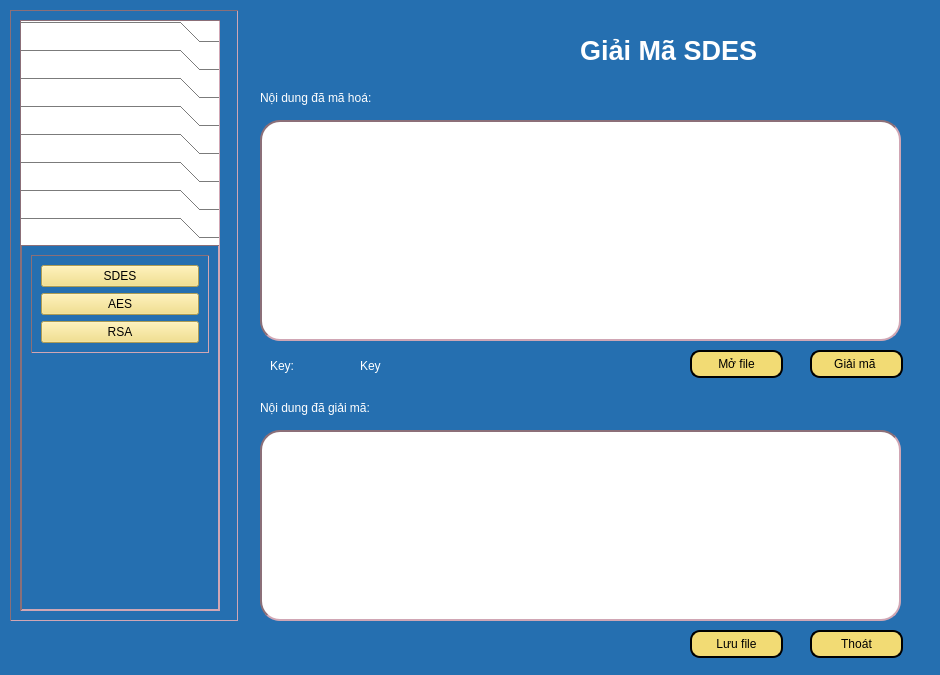
<?xml version="1.0" encoding="UTF-8"?>
<ui version="4.0">
 <class>Dialog</class>
 <widget class="QDialog" name="Dialog">
  <property name="geometry">
   <rect>
    <x>0</x>
    <y>0</y>
    <width>940</width>
    <height>675</height>
   </rect>
  </property>
  <property name="windowTitle">
   <string>Dialog</string>
  </property>
  <property name="styleSheet">
   <string notr="true">background-color:rgb(37, 111, 176);
color:white;</string>
  </property>
  <widget class="QPushButton" name="btnSaveFile">
   <property name="geometry">
    <rect>
     <x>690</x>
     <y>630</y>
     <width>93</width>
     <height>28</height>
    </rect>
   </property>
   <property name="styleSheet">
    <string notr="true">background-color: rgb(242, 219, 116);
border-radius: 10px;
border: 2px solid black;
color:black;</string>
   </property>
   <property name="text">
    <string>Lưu file</string>
   </property>
   <property name="icon">
    <iconset>
     <normaloff>../Icon/icons8-save-file-64.png</normaloff>../Icon/icons8-save-file-64.png</iconset>
   </property>
  </widget>
  <widget class="QLabel" name="label_4">
   <property name="geometry">
    <rect>
     <x>260</x>
     <y>400</y>
     <width>181</width>
     <height>16</height>
    </rect>
   </property>
   <property name="text">
    <string>Nội dung đã giải mã:</string>
   </property>
  </widget>
  <widget class="QPushButton" name="btnOpenFile">
   <property name="geometry">
    <rect>
     <x>690</x>
     <y>350</y>
     <width>93</width>
     <height>28</height>
    </rect>
   </property>
   <property name="styleSheet">
    <string notr="true">background-color: rgb(242, 219, 116);
border-radius: 10px;
border: 2px solid black;
color:black;</string>
   </property>
   <property name="text">
    <string>Mở file</string>
   </property>
   <property name="icon">
    <iconset>
     <normaloff>../Icon/icons8-open-file-40.png</normaloff>../Icon/icons8-open-file-40.png</iconset>
   </property>
  </widget>
  <widget class="QLabel" name="label_2">
   <property name="geometry">
    <rect>
     <x>260</x>
     <y>90</y>
     <width>181</width>
     <height>16</height>
    </rect>
   </property>
   <property name="text">
    <string>Nội dung đã mã hoá:</string>
   </property>
  </widget>
  <widget class="QLabel" name="label_3">
   <property name="geometry">
    <rect>
     <x>270</x>
     <y>350</y>
     <width>131</width>
     <height>31</height>
    </rect>
   </property>
   <property name="text">
    <string>Key:</string>
   </property>
  </widget>
  <widget class="QPushButton" name="btnGiaiMa">
   <property name="geometry">
    <rect>
     <x>810</x>
     <y>350</y>
     <width>93</width>
     <height>28</height>
    </rect>
   </property>
   <property name="styleSheet">
    <string notr="true">background-color: rgb(242, 219, 116);
border-radius: 10px;
border: 2px solid black;
color:black;</string>
   </property>
   <property name="text">
    <string>Giải mã </string>
   </property>
   <property name="icon">
    <iconset>
     <normaloff>../Icon/icons8-encode-32.png</normaloff>../Icon/icons8-encode-32.png</iconset>
   </property>
  </widget>
  <widget class="QLabel" name="label">
   <property name="geometry">
    <rect>
     <x>580</x>
     <y>10</y>
     <width>281</width>
     <height>81</height>
    </rect>
   </property>
   <property name="font">
    <font>
     <pointsize>20</pointsize>
     <weight>75</weight>
     <bold>true</bold>
    </font>
   </property>
   <property name="text">
    <string>Giải Mã SDES</string>
   </property>
  </widget>
  <widget class="QTextEdit" name="txtVanBanGoc">
   <property name="geometry">
    <rect>
     <x>260</x>
     <y>430</y>
     <width>641</width>
     <height>191</height>
    </rect>
   </property>
   <property name="styleSheet">
    <string notr="true">background-color: white;
border: 2px inset #8b6f78;
border-radius:20px;
color:black;</string>
   </property>
  </widget>
  <widget class="QTextEdit" name="txtCiphertext">
   <property name="geometry">
    <rect>
     <x>260</x>
     <y>120</y>
     <width>641</width>
     <height>221</height>
    </rect>
   </property>
   <property name="styleSheet">
    <string notr="true">background-color: white;
border: 2px inset #8b6f78;
border-radius:20px;
color:black;</string>
   </property>
  </widget>
  <widget class="QLabel" name="txtKey">
   <property name="geometry">
    <rect>
     <x>360</x>
     <y>350</y>
     <width>131</width>
     <height>31</height>
    </rect>
   </property>
   <property name="text">
    <string>Key</string>
   </property>
  </widget>
  <widget class="QPushButton" name="btnClose">
   <property name="geometry">
    <rect>
     <x>810</x>
     <y>630</y>
     <width>93</width>
     <height>28</height>
    </rect>
   </property>
   <property name="styleSheet">
    <string notr="true">background-color: rgb(242, 219, 116);
border-radius: 10px;
border: 2px solid black;
color:black;</string>
   </property>
   <property name="text">
    <string>Thoát</string>
   </property>
   <property name="icon">
    <iconset>
     <normaloff>../Icon/icons8-exit-50.png</normaloff>../Icon/icons8-exit-50.png</iconset>
   </property>
  </widget>
  <widget class="QFrame" name="frame">
   <property name="geometry">
    <rect>
     <x>10</x>
     <y>10</y>
     <width>228</width>
     <height>611</height>
    </rect>
   </property>
   <property name="styleSheet">
    <string notr="true">QFrame {
  border-width: 1px;
  border: 1px inset #8b6f78;
}</string>
   </property>
   <property name="frameShape">
    <enum>QFrame::StyledPanel</enum>
   </property>
   <property name="frameShadow">
    <enum>QFrame::Raised</enum>
   </property>
   <layout class="QVBoxLayout" name="verticalLayout_8">
    <item>
     <widget class="QToolBox" name="toolBox">
      <property name="enabled">
       <bool>true</bool>
      </property>
      <property name="sizePolicy">
       <sizepolicy hsizetype="Preferred" vsizetype="Preferred">
        <horstretch>0</horstretch>
        <verstretch>0</verstretch>
       </sizepolicy>
      </property>
      <property name="maximumSize">
       <size>
        <width>200</width>
        <height>16777215</height>
       </size>
      </property>
      <property name="layoutDirection">
       <enum>Qt::LeftToRight</enum>
      </property>
      <property name="styleSheet">
       <string notr="true">QPushButton {
  background-color: #FFC4D0;
}
QToolBox {
 background-color: #FFFFFF;;
  color: #EEEEEE;
}</string>
      </property>
      <property name="currentIndex">
       <number>7</number>
      </property>
      <widget class="QWidget" name="page">
       <property name="geometry">
        <rect>
         <x>0</x>
         <y>0</y>
         <width>119</width>
         <height>74</height>
        </rect>
       </property>
       <attribute name="label">
        <string>Mã hóa chuyển vị</string>
       </attribute>
       <layout class="QVBoxLayout" name="verticalLayout_3">
        <item alignment="Qt::AlignTop">
         <widget class="QFrame" name="frame_6">
          <property name="frameShape">
           <enum>QFrame::StyledPanel</enum>
          </property>
          <property name="frameShadow">
           <enum>QFrame::Raised</enum>
          </property>
          <layout class="QVBoxLayout" name="verticalLayout_5">
           <property name="leftMargin">
            <number>11</number>
           </property>
           <property name="topMargin">
            <number>11</number>
           </property>
           <property name="rightMargin">
            <number>11</number>
           </property>
           <property name="bottomMargin">
            <number>11</number>
           </property>
           <item>
            <widget class="QPushButton" name="actionHai_dong_MaHoa">
             <property name="styleSheet">
              <string notr="true">background-color: rgb(242, 219, 116);
color:black;</string>
             </property>
             <property name="text">
              <string>Chuyển vị hai dòng</string>
             </property>
            </widget>
           </item>
           <item>
            <widget class="QPushButton" name="actionNhieu_dong_MaHoa">
             <property name="styleSheet">
              <string notr="true">background-color: rgb(242, 219, 116);
color:black;</string>
             </property>
             <property name="text">
              <string>Chuyển vị nhiều dòng</string>
             </property>
            </widget>
           </item>
          </layout>
         </widget>
        </item>
       </layout>
      </widget>
      <widget class="QWidget" name="page_2">
       <property name="geometry">
        <rect>
         <x>0</x>
         <y>0</y>
         <width>98</width>
         <height>106</height>
        </rect>
       </property>
       <attribute name="label">
        <string>Mã hóa thay thế</string>
       </attribute>
       <layout class="QVBoxLayout" name="verticalLayout_4">
        <item alignment="Qt::AlignTop">
         <widget class="QFrame" name="frame_10">
          <property name="frameShape">
           <enum>QFrame::StyledPanel</enum>
          </property>
          <property name="frameShadow">
           <enum>QFrame::Raised</enum>
          </property>
          <layout class="QVBoxLayout" name="verticalLayout_6">
           <item>
            <widget class="QPushButton" name="actionCeasar_MaHoa">
             <property name="styleSheet">
              <string notr="true">background-color: rgb(242, 219, 116);
color:black;</string>
             </property>
             <property name="text">
              <string>Ceasar</string>
             </property>
            </widget>
           </item>
           <item>
            <widget class="QPushButton" name="actionVignere_MaHoa">
             <property name="styleSheet">
              <string notr="true">background-color: rgb(242, 219, 116);
color:black;</string>
             </property>
             <property name="text">
              <string>Vignere</string>
             </property>
            </widget>
           </item>
           <item>
            <widget class="QPushButton" name="actionBelasco_MaHoa">
             <property name="styleSheet">
              <string notr="true">background-color: rgb(242, 219, 116);
color:black;</string>
             </property>
             <property name="text">
              <string>Belasco</string>
             </property>
            </widget>
           </item>
           <item>
            <widget class="QPushButton" name="actionTrithemius_MaHoa">
             <property name="styleSheet">
              <string notr="true">background-color: rgb(242, 219, 116);
color:black;</string>
             </property>
             <property name="text">
              <string>Trithemius</string>
             </property>
            </widget>
           </item>
          </layout>
         </widget>
        </item>
       </layout>
      </widget>
      <widget class="QWidget" name="page_3">
       <property name="geometry">
        <rect>
         <x>0</x>
         <y>0</y>
         <width>98</width>
         <height>106</height>
        </rect>
       </property>
       <attribute name="label">
        <string>Mã hóa XOR</string>
       </attribute>
       <layout class="QVBoxLayout" name="verticalLayout_7">
        <item alignment="Qt::AlignTop">
         <widget class="QFrame" name="frame_11">
          <property name="frameShape">
           <enum>QFrame::StyledPanel</enum>
          </property>
          <property name="frameShadow">
           <enum>QFrame::Raised</enum>
          </property>
          <layout class="QVBoxLayout" name="verticalLayout_9">
           <item>
            <widget class="QPushButton" name="actionXORCeasar_MaHoa">
             <property name="styleSheet">
              <string notr="true">background-color: rgb(242, 219, 116);
color:black;</string>
             </property>
             <property name="text">
              <string>Ceasar</string>
             </property>
            </widget>
           </item>
           <item>
            <widget class="QPushButton" name="actionXORVignere_MaHoa">
             <property name="styleSheet">
              <string notr="true">background-color: rgb(242, 219, 116);
color:black;</string>
             </property>
             <property name="text">
              <string>Vignere</string>
             </property>
            </widget>
           </item>
           <item>
            <widget class="QPushButton" name="actionXORBelasco_MaHoa">
             <property name="styleSheet">
              <string notr="true">background-color: rgb(242, 219, 116);
color:black;</string>
             </property>
             <property name="text">
              <string>Belasco</string>
             </property>
            </widget>
           </item>
           <item>
            <widget class="QPushButton" name="actionXORTrithemius_MaHoa">
             <property name="styleSheet">
              <string notr="true">background-color: rgb(242, 219, 116);
color:black;</string>
             </property>
             <property name="text">
              <string>Trithemius</string>
             </property>
            </widget>
           </item>
          </layout>
         </widget>
        </item>
       </layout>
      </widget>
      <widget class="QWidget" name="page_4">
       <property name="geometry">
        <rect>
         <x>0</x>
         <y>0</y>
         <width>98</width>
         <height>85</height>
        </rect>
       </property>
       <attribute name="label">
        <string>Mã hóa hiện đại</string>
       </attribute>
       <layout class="QVBoxLayout" name="verticalLayout_11">
        <item alignment="Qt::AlignTop">
         <widget class="QFrame" name="frame_12">
          <property name="frameShape">
           <enum>QFrame::StyledPanel</enum>
          </property>
          <property name="frameShadow">
           <enum>QFrame::Raised</enum>
          </property>
          <layout class="QVBoxLayout" name="verticalLayout_10">
           <item>
            <widget class="QPushButton" name="actionDES_MaHoa">
             <property name="styleSheet">
              <string notr="true">background-color: rgb(242, 219, 116);
color:black;</string>
             </property>
             <property name="text">
              <string>SDES</string>
             </property>
            </widget>
           </item>
           <item>
            <widget class="QPushButton" name="actionAES_MaHoa">
             <property name="styleSheet">
              <string notr="true">background-color: rgb(242, 219, 116);
color:black;</string>
             </property>
             <property name="text">
              <string>AES</string>
             </property>
            </widget>
           </item>
           <item>
            <widget class="QPushButton" name="actionRSA_MaHoa">
             <property name="styleSheet">
              <string notr="true">background-color: rgb(242, 219, 116);
color:black;</string>
             </property>
             <property name="text">
              <string>RSA</string>
             </property>
            </widget>
           </item>
          </layout>
         </widget>
        </item>
       </layout>
      </widget>
      <widget class="QWidget" name="page_5">
       <property name="geometry">
        <rect>
         <x>0</x>
         <y>0</y>
         <width>119</width>
         <height>74</height>
        </rect>
       </property>
       <attribute name="label">
        <string>Giải mã chuyển vị</string>
       </attribute>
       <layout class="QVBoxLayout" name="verticalLayout_18">
        <item alignment="Qt::AlignTop">
         <widget class="QFrame" name="frame_13">
          <property name="frameShape">
           <enum>QFrame::StyledPanel</enum>
          </property>
          <property name="frameShadow">
           <enum>QFrame::Raised</enum>
          </property>
          <layout class="QVBoxLayout" name="verticalLayout_19">
           <property name="leftMargin">
            <number>11</number>
           </property>
           <property name="topMargin">
            <number>11</number>
           </property>
           <property name="rightMargin">
            <number>11</number>
           </property>
           <property name="bottomMargin">
            <number>11</number>
           </property>
           <item>
            <widget class="QPushButton" name="actionHai_dong_GiaiMa">
             <property name="styleSheet">
              <string notr="true">background-color: rgb(242, 219, 116);
color:black;</string>
             </property>
             <property name="text">
              <string>Chuyển vị 2 dòng</string>
             </property>
            </widget>
           </item>
           <item>
            <widget class="QPushButton" name="actionNhieu_dong_GiaiMa">
             <property name="styleSheet">
              <string notr="true">background-color: rgb(242, 219, 116);
color:black;</string>
             </property>
             <property name="text">
              <string>Chuyển vị nhiều dòng</string>
             </property>
            </widget>
           </item>
          </layout>
         </widget>
        </item>
       </layout>
      </widget>
      <widget class="QWidget" name="page_6">
       <property name="geometry">
        <rect>
         <x>0</x>
         <y>0</y>
         <width>98</width>
         <height>116</height>
        </rect>
       </property>
       <attribute name="label">
        <string>Giải mã thay thế</string>
       </attribute>
       <layout class="QVBoxLayout" name="verticalLayout_20">
        <item alignment="Qt::AlignTop">
         <widget class="QFrame" name="frame_18">
          <property name="frameShape">
           <enum>QFrame::StyledPanel</enum>
          </property>
          <property name="frameShadow">
           <enum>QFrame::Raised</enum>
          </property>
          <layout class="QVBoxLayout" name="verticalLayout_21">
           <property name="leftMargin">
            <number>11</number>
           </property>
           <property name="topMargin">
            <number>11</number>
           </property>
           <property name="rightMargin">
            <number>11</number>
           </property>
           <property name="bottomMargin">
            <number>11</number>
           </property>
           <item>
            <widget class="QPushButton" name="actionCeasar_GiaiMa">
             <property name="styleSheet">
              <string notr="true">background-color: rgb(242, 219, 116);
color:black;</string>
             </property>
             <property name="text">
              <string>Ceasar</string>
             </property>
            </widget>
           </item>
           <item>
            <widget class="QPushButton" name="actionVignere_GiaiMa">
             <property name="styleSheet">
              <string notr="true">background-color: rgb(242, 219, 116);
color:black;</string>
             </property>
             <property name="text">
              <string>Vignere</string>
             </property>
            </widget>
           </item>
           <item>
            <widget class="QPushButton" name="actionBelasco_GiaiMa">
             <property name="styleSheet">
              <string notr="true">background-color: rgb(242, 219, 116);
color:black;</string>
             </property>
             <property name="text">
              <string>Belasco</string>
             </property>
            </widget>
           </item>
           <item>
            <widget class="QPushButton" name="actionTrithemius_GiaiMa">
             <property name="styleSheet">
              <string notr="true">background-color: rgb(242, 219, 116);
color:black;</string>
             </property>
             <property name="text">
              <string>Trithemius</string>
             </property>
            </widget>
           </item>
          </layout>
         </widget>
        </item>
       </layout>
      </widget>
      <widget class="QWidget" name="page_7">
       <property name="geometry">
        <rect>
         <x>0</x>
         <y>0</y>
         <width>98</width>
         <height>116</height>
        </rect>
       </property>
       <attribute name="label">
        <string>Giải mã XOR</string>
       </attribute>
       <layout class="QVBoxLayout" name="verticalLayout_22">
        <item alignment="Qt::AlignTop">
         <widget class="QFrame" name="frame_19">
          <property name="frameShape">
           <enum>QFrame::StyledPanel</enum>
          </property>
          <property name="frameShadow">
           <enum>QFrame::Raised</enum>
          </property>
          <layout class="QVBoxLayout" name="verticalLayout_23">
           <property name="leftMargin">
            <number>11</number>
           </property>
           <property name="topMargin">
            <number>11</number>
           </property>
           <property name="rightMargin">
            <number>11</number>
           </property>
           <property name="bottomMargin">
            <number>11</number>
           </property>
           <item>
            <widget class="QPushButton" name="actionXORCeasar_GiaiMa">
             <property name="styleSheet">
              <string notr="true">background-color: rgb(242, 219, 116);
color:black;</string>
             </property>
             <property name="text">
              <string>Ceasar</string>
             </property>
            </widget>
           </item>
           <item>
            <widget class="QPushButton" name="actionXORVignere_GiaiMa">
             <property name="styleSheet">
              <string notr="true">background-color: rgb(242, 219, 116);
color:black;</string>
             </property>
             <property name="text">
              <string>Vignere</string>
             </property>
            </widget>
           </item>
           <item>
            <widget class="QPushButton" name="actionXORBelasco_GiaiMa">
             <property name="styleSheet">
              <string notr="true">background-color: rgb(242, 219, 116);
color:black;</string>
             </property>
             <property name="text">
              <string>Belasco</string>
             </property>
            </widget>
           </item>
           <item>
            <widget class="QPushButton" name="actionXORTrithemius_GiaiMa">
             <property name="styleSheet">
              <string notr="true">background-color: rgb(242, 219, 116);
color:black;</string>
             </property>
             <property name="text">
              <string>Trithemius</string>
             </property>
            </widget>
           </item>
          </layout>
         </widget>
        </item>
       </layout>
      </widget>
      <widget class="QWidget" name="page_8">
       <property name="geometry">
        <rect>
         <x>0</x>
         <y>0</y>
         <width>196</width>
         <height>417</height>
        </rect>
       </property>
       <attribute name="label">
        <string>Giải mã hiện đại</string>
       </attribute>
       <layout class="QVBoxLayout" name="verticalLayout_24">
        <item alignment="Qt::AlignTop">
         <widget class="QFrame" name="frame_20">
          <property name="frameShape">
           <enum>QFrame::StyledPanel</enum>
          </property>
          <property name="frameShadow">
           <enum>QFrame::Raised</enum>
          </property>
          <layout class="QVBoxLayout" name="verticalLayout_25">
           <item>
            <widget class="QPushButton" name="actionDES_GiaiMa">
             <property name="styleSheet">
              <string notr="true">background-color: rgb(242, 219, 116);
color:black;</string>
             </property>
             <property name="text">
              <string>SDES</string>
             </property>
            </widget>
           </item>
           <item>
            <widget class="QPushButton" name="actionAES_GiaiMa">
             <property name="styleSheet">
              <string notr="true">background-color: rgb(242, 219, 116);
color:black;</string>
             </property>
             <property name="text">
              <string>AES</string>
             </property>
            </widget>
           </item>
           <item>
            <widget class="QPushButton" name="actionRSA_GiaiMa">
             <property name="styleSheet">
              <string notr="true">background-color: rgb(242, 219, 116);
color:black;</string>
             </property>
             <property name="text">
              <string>RSA</string>
             </property>
            </widget>
           </item>
          </layout>
         </widget>
        </item>
       </layout>
      </widget>
     </widget>
    </item>
   </layout>
  </widget>
 </widget>
 <resources/>
 <connections/>
</ui>
